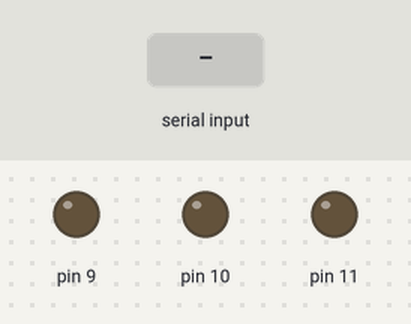
Recording of a sketch running on a simulated Arduino Uno, built with avr-gcc and run on an emulated ATmega328P. Parts: output pins drawn as LEDs (lit = HIGH). Inputs (shaded band) come from the test bench.

Above: at 1.2 s.
1.3 s: "1" received over Serial
At 1.7 s:
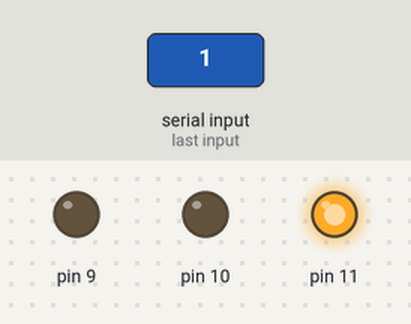
Timing chart, 0 to 4.3 s (numbered marks = the images above; inputs shaded):
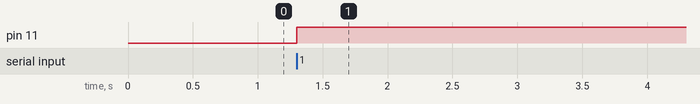

Measured:
- after the input at 1.3 s, pin 11: LOW → HIGH at once

The sketch:

Serial_available.ino
```cpp
void setup()
{
  pinMode(11, OUTPUT);
  pinMode(10, OUTPUT);
  pinMode(9, OUTPUT);
  Serial.begin(9600);
}

void loop()
{
  if(Serial.available()){
    char value=Serial.read();

    switch(value){
      case '1' :
        digitalWrite(11,HIGH);
        digitalWrite(10,LOW);
        digitalWrite(9,LOW);
        break;
      case '2' :
        digitalWrite(12,HIGH);
        break;
      default:
        digitalWrite(13,LOW);
        digitalWrite(12,LOW);
    }
  }
}
```
